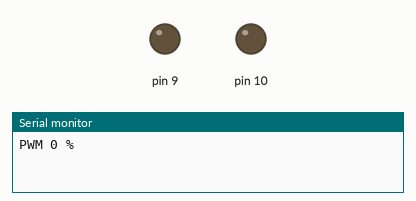
Simulated run of this sketch. Board: Arduino Uno, built with avr-gcc and run on an emulated ATmega328P. On the bench: output pins drawn as LEDs (lit = HIGH), the last lines printed to the serial monitor.

Above: at 0.05 s.
At 7.95 s:
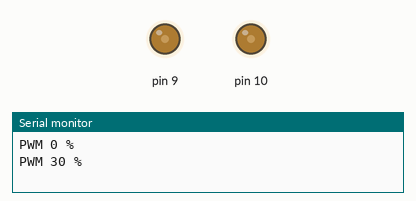
At 11.95 s:
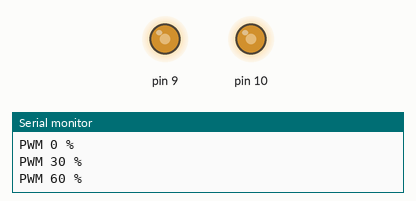
At 15.95 s:
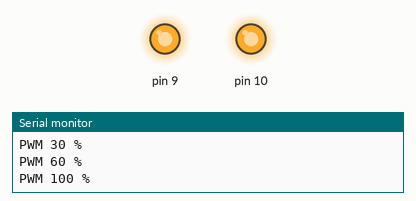
Timing chart, 0 to 20.8 s (numbered marks = the images above):
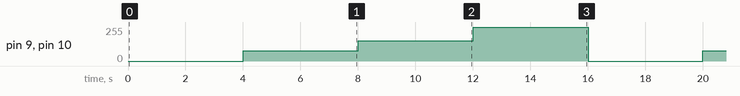

Measured:
- by itself, pin 9, pin 10: repeats every 16.0 s: 153/255 4.0 s, 255/255 4.0 s, 0/255 4.0 s, 77/255 4.0 s

The sketch:

windsim-fan-test.ino
```cpp
// Wind sim DIY - test des ventilateurs (Arduino Uno)
// PWM 25 kHz sur D9 (gauche) et D10 (droite), Timer1 en phase correcte.
// Cycle : 0 % -> 30 % -> 60 % -> 100 %, 4 s par palier.
// A flasher AVANT le firmware SimHub pour verifier le cablage.

const uint16_t TOP = 320;               // 16 MHz / (2 * 320) = 25 kHz

void setDuty(uint8_t pin, uint8_t pct) {
  uint16_t v = (uint32_t)pct * TOP / 100;
  if (pin == 9)  OCR1A = v;
  if (pin == 10) OCR1B = v;
}

void setup() {
  pinMode(9, OUTPUT);
  pinMode(10, OUTPUT);
  TCCR1A = 0; TCCR1B = 0; TCNT1 = 0;
  TCCR1A = _BV(COM1A1) | _BV(COM1B1) | _BV(WGM11); // mode 10 : phase correcte, TOP = ICR1
  TCCR1B = _BV(WGM13) | _BV(CS10);                 // pas de prediviseur
  ICR1 = TOP;
  setDuty(9, 0);
  setDuty(10, 0);
  Serial.begin(115200);
}

void loop() {
  const uint8_t steps[] = {0, 30, 60, 100};
  for (uint8_t i = 0; i < 4; i++) {
    setDuty(9, steps[i]);
    setDuty(10, steps[i]);
    Serial.print("PWM ");
    Serial.print(steps[i]);
    Serial.println(" %");
    delay(4000);
  }
}
```
